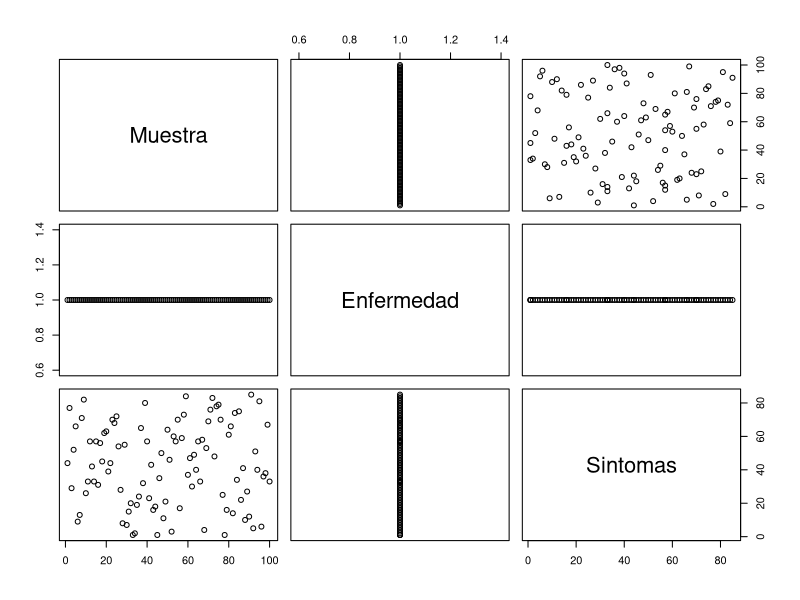
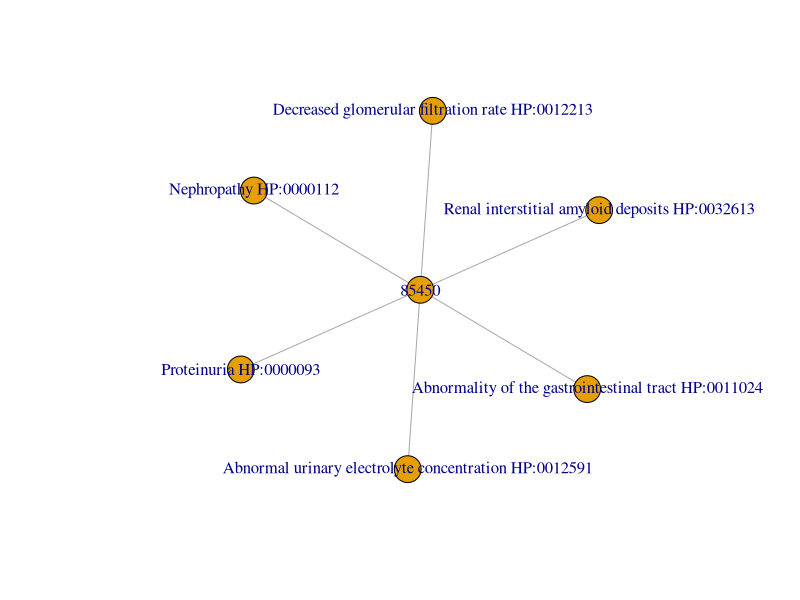

Here is the R script that generated these plots, in order:

# Cargar las librerías necesarias
library(igraph)
# Disease name: Amiloidosis hereditaria, ORPHA Cod 85450
# Definir las enfermedades y síntomas
enfermedades <- c("85450")
sintomas <- c("Síntoma 1", "Síntoma 2", "Síntoma 3", "Síntoma 4")

# Crear un grafo
edges <- c("85450", "Nephropathy HP:0000112",
           "85450", "Proteinuria HP:0000093",
           "85450", "Renal interstitial amyloid deposits HP:0032613",
           "85450", "Abnormal urinary electrolyte concentration HP:0012591",
           "85450", "Abnormality of the gastrointestinal tract HP:0011024",
           "85450", "Decreased glomerular filtration rate HP:0012213")

# Crear el grafo
g <- graph(edges, directed = FALSE)

# Generar 100 muestras sintéticas
set.seed(123)  # Para reproducibilidad
muestras <- data.frame()

for (i in 1:100) {
  enfermedad <- sample(enfermedades, 1)
  sintomas_asociados <- neighbors(g, V(g)[which(V(g)$name == enfermedad)])
  sintomas_seleccionados <- sample(sintomas_asociados, sample(1:length(sintomas_asociados), 1))

  muestra <- data.frame(
    Muestra = i,
    Enfermedad = enfermedad,
    Sintomas = paste(V(g)[sintomas_seleccionados]$name, collapse = ", ")
  )

  muestras <- rbind(muestras, muestra)
}

# Mostrar las primeras filas de las muestras sintéticas
head(muestras)

plot(muestras)
plot(g)

